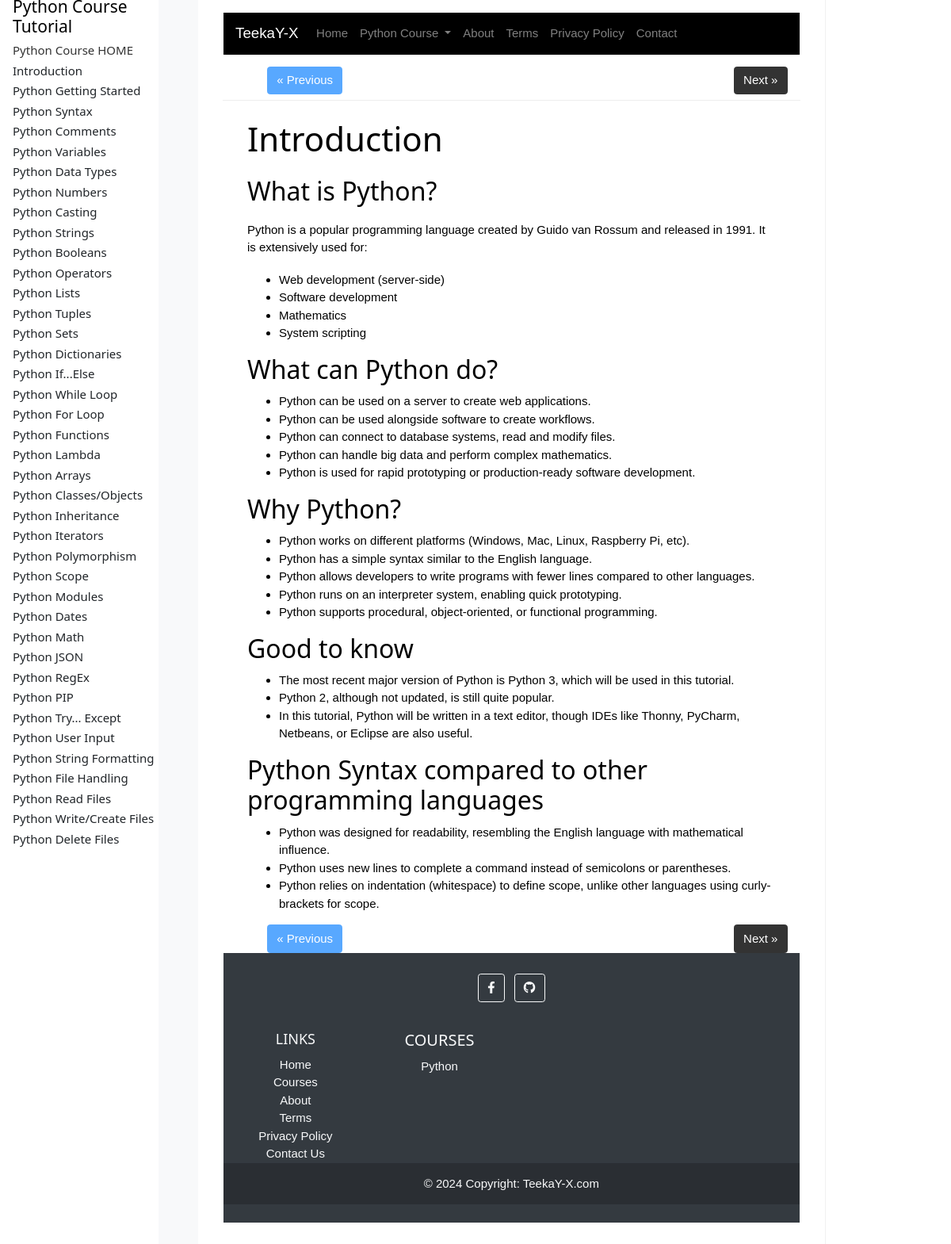
The app's page /courses/python/introduction/ with its own data.
### main/models.py (models this page shows, shortened)
class Course(models.Model):
    title = models.CharField(max_length=200)
    list_description = models.TextField(default='Default list description')
    description = models.TextField(default='desc')
    banner_image = models.ImageField(upload_to='course_banners/', blank=True, null=True)
    slug = models.SlugField(unique=True, blank=True)

class CoursePage(models.Model):
    course = models.ForeignKey(Course, related_name='pages', on_delete=models.CASCADE)
    title = models.CharField(max_length=200)
    content = models.TextField()
    slug = models.SlugField(unique=True, blank=True)
    order = models.PositiveIntegerField(default=0)
    class Meta:
        ordering = ['order']
    def get_absolute_url(self):
        return f"/courses/{self.course.slug}/{self.slug}/"

### main/views.py (the view)
# urls.py: path('courses/<slug:course_slug>/<slug:page_slug>/', views.course_page_detail, name='course-page-detail'),
def course_page_detail(request, course_slug, page_slug):
    course = get_object_or_404(Course, slug=course_slug)
    page = get_object_or_404(CoursePage, course=course, slug=page_slug)
    courses = Course.objects.all()
    pages = list(course.pages.all())
    page_index = pages.index(page)
    return render(request, 'courses/course_page_detail.html', {
        'course': course,
        'page': page,
        'all_courses': courses,
        'current_course': course,
	'prev_page': pages[page_index - 1] if page_index > 0 else None,
        'next_page': pages[page_index + 1] if page_index < len(pages) - 1 else None,
    })

### main/templatetags/md_extras.py (called while the page is built)
@register.filter
@stringfilter
def markdownify(value):
    md = markdown.Markdown(extensions=["fenced_code"])
    return mark_safe(md.convert(value))

### main/templates/courses/course_page_detail.html (shortened to what this page needs)
{% extends 'sttbase.html' %}
{% load md_extras %}
{% block content %}
<div class="container mt-4">
  <h1 class="mb-4">{{ page.title }}</h1>
  <div class="content">
    {{ page.content|markdownify|safe }}
  </div>
</div>
{% endblock %}

### main/templates/sttbase.html (shortened to what this page needs)
{% load static %}
<!DOCTYPE html>
<html lang="en">
<head>
    <link rel="stylesheet" href="{% static 'css/bootstrap.min.css' %}">
    <link rel="stylesheet" href="https://cdnjs.cloudflare.com/ajax/libs/font-awesome/5.15.4/css/all.min.css">
    <link rel="stylesheet" href="https://cdnjs.cloudflare.com/ajax/libs/prism/1.25.0/themes/prism-tomorrow.min.css">
    <link rel="stylesheet" href="{% static 'css/style.css' %}">
</head>
<body>
    <div class='w3-sidebar w3-collapse' id='sidenav'>
        {% if current_course %}
        <h2 class="left">{{ current_course.title }} Tutorial</h2>
        <a target="_top" href="{% url 'course-detail' slug=current_course.slug %}">{{ current_course.title }} HOME</a>
        {% for page in current_course.pages.all %}
        <a class="dropdown-item" href="{{ page.get_absolute_url }}">{{ page.title }}</a>
        {% endfor %}
        {% endif %}
        <br><br>
    </div>
    <div class='w3-main w3-light-grey' id='belowtopnav' style='margin-left:250px;'>
        <div class='w3-row w3-white'>
            <div class='w3-col l10 m12' id='main'>
                <header>
                    <nav class="navbar navbar-expand-lg navbar-dark bg-darkblue">
                        <a class="navbar-brand" href="{% url "index" %}">TeekaY-X</a>
                        <div class="collapse navbar-collapse" id="navbarNav">
                            <ul class="navbar-nav">
                                <li class="nav-item">
                                    <a class="nav-link" href="{% url 'index' %}">Home</a>
                                </li>
                                <li class="nav-item dropdown">
                                    <a class="nav-link dropdown-toggle" href="#" id="coursesDropdown" role="button"
                                        data-toggle="dropdown" aria-haspopup="true" aria-expanded="false">
                                        {{ current_course.title }}
                                    </a>
                                </li>
                                <li class="nav-item">
                                    <a class="nav-link" href="{% url 'about' %}">About</a>
                                </li>
                                <li class="nav-item">
                                    <a class="nav-link" href="{% url 'terms' %}">Terms</a>
                                </li>
                                <li class="nav-item">
                                    <a class="nav-link" href="{% url 'privacy-policy' %}">Privacy Policy</a>
                                </li>
                                <li class="nav-item">
                                    <a class="nav-link" href="{% url 'contact-us' %}">Contact</a>
                                </li>
                            </ul>
                        </div>
                    </nav>
                </header>
                <main>
                    <div class="container">
                        <div class="row">
                            <div class="col-md-12">
                                <div class="">
                                    <ul class="pager navbar-fixed-bottom">
                                        {% if prev_page %}
                                        <li class="btn btn-primary float-left"><a href="{{ prev_page.get_absolute_url }}">&laquo; Previous</a></li>
                                        {% else %}
                                        <li class="btn btn-primary float-left disabled">&laquo; Previous</li>
                                        {% endif %}
                                        {% if next_page %}
                                        <li class="btn btn-primary float-right"><a href="{{ next_page.get_absolute_url }}">Next &raquo;</a></li>
                                        {% else %}
                                        <li class="btn btn-primary float-right disabled">Next &raquo;</li>
                                        {% endif %}
                                    </ul>
                                    <br>
                                    <hr>
                                    {% block content %}
                                    {% endblock %}
                                    <ul class="pager navbar-fixed-bottom">
                                        {% if prev_page %}
                                        <li class="btn btn-primary float-left"><a href="{{ prev_page.get_absolute_url }}">&laquo; Previous</a></li>
                                        {% else %}
                                        <li class="btn btn-primary float-left disabled">&laquo; Previous</li>
                                        {% endif %}
                                        {% if next_page %}
                                        <li class="btn btn-primary float-right"><a href="{{ next_page.get_absolute_url }}">Next &raquo;</a></li>
                                        {% else %}
                                        <li class="btn btn-primary float-right disabled">Next &raquo;</li>
                                        {% endif %}
                                    </ul>
                                    <br>
                                </div>
                            </div>
                        </div>
                    </div>
                </main>
                <footer class="bg-dark text-center text-light py-4">
                    <div class="container">
                        <section class="mb-4">
                            <a class="btn btn-outline-light btn-floating m-1" target='_blank' href="https://www.facebook.com/profile.php?id=61555241895001" role="button"><i class="fab fa-facebook-f"></i></a>
                            <a class="btn btn-outline-light btn-floating m-1" target='_blank' href="https://github.com/asahlumaty1ka" role="button"><i class="fab fa-github"></i></a>
                        </section>
                        <section>
                            <div class="row">
                                <div class="col-lg-3 col-md-6 mb-4 mb-md-0">
                                    <h5 class="text-uppercase">Links</h5>
                                    <ul class="list-unstyled mb-0">
                                        <li>
                                            <a href="{% url 'index' %}" class="text-light">Home</a>
                                        </li>
                                        <li>
                                            <a href="{% url 'course-list' %}" class="text-light">Courses</a>
                                        </li>
                                        <li>
                                            <a href="{% url 'about' %}" class="text-light">About</a>
                                        </li>
                                        <li>
                                            <a href="{% url 'terms' %}" class="text-light">Terms</a>
                                        </li>
                                        <li>
                                            <a href="{% url 'privacy-policy' %}" class="text-light">Privacy Policy</a>
                                        </li>
                                        <li>
                                            <a href="{% url 'contact-us' %}" class="text-light">Contact Us</a>
                                        </li>
                                    </ul>
                                </div>
                                <div class="col-lg-3 col-md-6 mb-4 mb-md-0">
                                    <h4 class="text-uppercase">Courses</h4>
                                    <ul class="list-unstyled mb-0">
                                        <li>
                                            <a href="/courses/python/" class="text-light">Python</a>
                                        </li>
                                    </ul>
                                </div>
                            </div>
                        </section>
                    </div>
                    <div class="text-center p-3" style="background-color: rgba(0, 0, 0, 0.2);">
                        &copy; 2024 Copyright:
                        <a class="text-light" href="/">TeekaY-X.com</a>
                    </div>
                </footer>
            </div>
        </div>
    </div>
</body>
</html>

### main/static/css/style.css (style rules this page uses)
.bg-darkblue { background-color: #000000; }
.text-light { color: #ffffff; }
.btn-primary { background-color: #333333; border-color: #333333; color: #ffffff; }
h2 { color: #000000; }
p { font-size: 16px; }
a { color: #007bff; }
body { display: flex; flex-direction: column; min-height: 100vh; font-family: Arial, sans-serif; background-color: #f8f9fa; color: #333; line-height: 1.6; }
main { flex: 1; }
html { box-sizing:border-box }
*,*:before,*:after { box-sizing:inherit }
html { -ms-text-size-adjust:100%;-webkit-text-size-adjust:100% }
body { margin:0 }
article,aside,details,figcaption,figure,footer,header,main,menu,nav,section { display:block }
a { background-color:transparent }
hr { box-sizing:content-box;height:0;overflow:visible }
html,body { font-family:Verdana,sans-serif;font-size:15px;line-height:1.5 }
html { overflow-x:hidden }
h1 { font-size:36px }
h2 { font-size:30px }
h4 { font-size:20px }
h5 { font-size:18px }
h1,h2,h3,h4,h5,h6 { font-family:"Segoe UI",Arial,sans-serif;font-weight:400;margin:10px 0 }
hr { border:0;border-top:1px solid #eee;margin:20px 0 }
a { color:inherit }
.w3-sidebar { height:100%;width:200px;background-color:#fff;position:fixed!important;z-index:1;overflow:auto }
.w3-main,#main { transition:margin-left .4s }
.w3-container:after,.w3-container:before,.w3-panel:after,.w3-panel:before,.w3-row:after,.w3-row:before,.w3-row-padding:after,.w3-row-padding:before, .w3-cell-row:before,.w3-cell-row:after,.w3-clear:after,.w3-clear:before,.w3-bar:before,.w3-bar:after { content:"";display:table;clear:both }
.w3-col,.w3-half,.w3-third,.w3-twothird,.w3-threequarter,.w3-quarter { float:left;width:100% }
@media (min-width:601px) { .w3-col.m12 { width:99.99999% } }
@media (min-width:993px) { .w3-col.l10 { width:83.33333% } }
@media (min-width:993px) { .w3-sidebar.w3-collapse { display:block!important } }
.w3-white,.w3-hover-white:hover { color:#000!important;background-color:#fff!important }
.w3-light-grey,.w3-hover-light-grey:hover,.w3-light-gray,.w3-hover-light-gray:hover { color:#000!important;background-color:#f1f1f1!important }
#sidenav h2 { font-size:21px; padding-left:16px; margin:-4px 0 4px 0; width:204px; }
#sidenav a { font-family:"Segoe UI",Arial,sans-serif;text-decoration:none;display:block;padding:2px 1px 1px 16px }
#main { padding:16px }
.w3-main { transition:margin-left 0s; }
#main { padding:16px 32px 32px 32px; border-right: 1px solid #f1f1f1; }
h1 { font-size: 42px; }
h2 { font-size: 32px; }
p { margin-top: 1.2em; margin-bottom: 1.2em; font-size: 15px; }
hr { margin:20px -16px; }

### records on screen
Course: title "Python Course"
CoursePage: title "Introduction", content "What is Python? Python is a popular programming language created by Guido van Rossum and released in 1991. It is extensively used for: Web development (server-side) Software development Mathematics System scripting What can Python do? Python can be used on a server to create web applications. Python can be used alongside software to create workflows. Python can connect to database systems, read and modify files. Python can handle big data and perform complex mathematics. Python is used for rapid prototyping or production-ready software development. Why Python? Python works on different platforms (Windows, Mac, Linux, Raspberry Pi, etc). Python has a simple syntax similar to the English…"
CoursePage: title "Python Getting Started"
CoursePage: title "Python Syntax"
CoursePage: title "Python Comments"
CoursePage: title "Python Variables"
CoursePage: title "Python Data Types"
CoursePage: title "Python Numbers"
CoursePage: title "Python Casting"
CoursePage: title "Python Strings"
CoursePage: title "Python Booleans"
CoursePage: title "Python Operators"
CoursePage: title "Python Lists"
CoursePage: title "Python Tuples"
CoursePage: title "Python Sets"
CoursePage: title "Python Dictionaries"
CoursePage: title "Python If...Else"
CoursePage: title "Python While Loop"
CoursePage: title "Python For Loop"
CoursePage: title "Python Functions"
CoursePage: title "Python Lambda"
CoursePage: title "Python Arrays"
CoursePage: title "Python Classes/Objects"
CoursePage: title "Python Inheritance"
CoursePage: title "Python Iterators"
CoursePage: title "Python Polymorphism"
CoursePage: title "Python Scope"
CoursePage: title "Python Modules"
CoursePage: title "Python Dates"
CoursePage: title "Python Math"
CoursePage: title "Python JSON"
CoursePage: title "Python RegEx"
CoursePage: title "Python PIP"
CoursePage: title "Python Try... Except"
CoursePage: title "Python User Input"
CoursePage: title "Python String Formatting"
CoursePage: title "Python File Handling"
CoursePage: title "Python Read Files"
CoursePage: title "Python Write/Create Files"
CoursePage: title "Python Delete Files"
